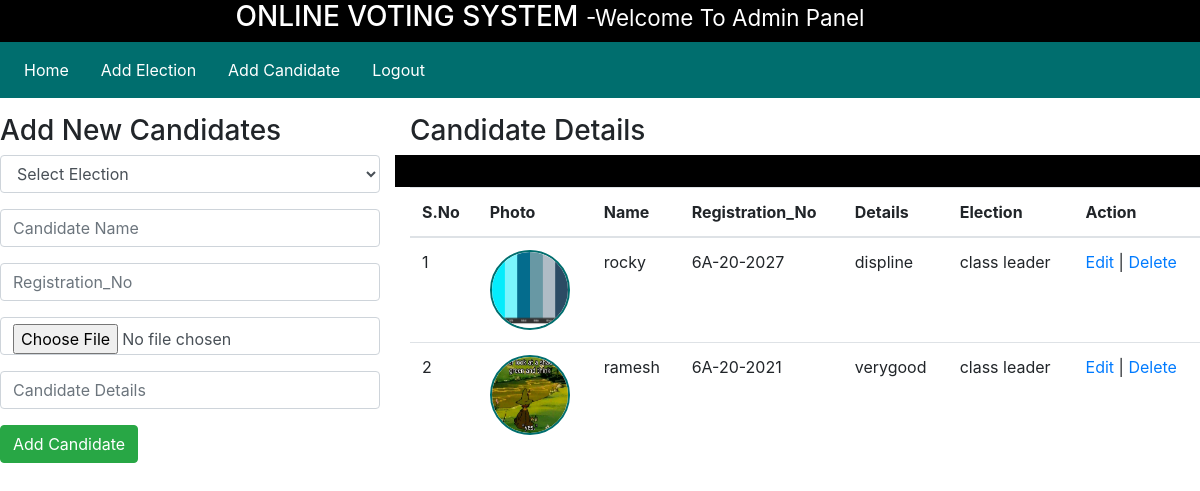
The app's page /admin/adminhome.php?addCandidatePage=1 with its own data.
### tables this page shows
CREATE TABLE `candidate_details` (
  `id` int(11) NOT NULL,
  `election_topic` varchar(225) DEFAULT NULL,
  `candidate_name` varchar(255) DEFAULT NULL,
  `Registration_No` varchar(255) NOT NULL,
  `candidate_details` text DEFAULT NULL,
  `candidate_photo` text DEFAULT NULL
);

### admin/inc/add_candidates.php (the view, shortened to what this page needs)
<div class="row my-3">
    <div class="col-4">
        <h3>Add New Candidates</h3>
        <form method="POST" enctype="multipart/form-data">
            <div class="form-group">
                <select class="form-control" name="election_topic" required>
                    <option value="">Select Election</option>
                </select>
            </div>
            <div class="form-group">
                <input type="text" name="candidate_name" placeholder="Candidate Name" class="form-control" required />
            </div>
            <div class="form-group">
                <input type="text" name="Registration_No" placeholder="Registration_No" class="form-control" required />
            </div>
            <div class="form-group">
                <input type="file" name="candidate_photo" class="form-control" required />
            </div>
            <div class="form-group">
                <input type="text" name="candidate_details" placeholder="Candidate Details" class="form-control"
                    required />
            </div>
            <input type="submit" value="Add Candidate" name="addCandidateBtn" class="btn btn-success" />
        </form>
    </div>
    <?php
      $db = mysqli_connect("localhost", "root", "", "project") or die("Connectivity Failed");
?>
    <div class="col-8">
        <h3>Candidate Details</h3>
        <table class="table">
            <thead>
                <tr>
                    <th scope="col">S.No</th>
                    <th scope="col">Photo</th>
                    <th scope="col">Name</th>
                    <th scope="col">Registration_No</th>
                    <th scope="col">Details</th>
                    <th scope="col">Election</th>
                    <th scope="col">Action </th>
                </tr>
            </thead>
            <tbody>
                <?php
            $query = "SELECT * FROM candidate_details";
            $result = mysqli_query($db, $query);
            if (mysqli_num_rows($result) > 0) {
            $sno = 1;
            while ($row = mysqli_fetch_assoc($result))
            {
                $candidate_photo = $row['candidate_photo'];
                    echo "<tr>";
                    echo "<td>" . $sno++ . "</td>";
                    echo "<td><img src='" . $candidate_photo ."'class=candidate_photo></td>";
                    echo "<td>" . $row['candidate_name'] . "</td>";
                    echo "<td>" . $row['Registration_No'] . "</td>";
                    echo "<td>" . $row['candidate_details'] . "</td>";
                    echo "<td>" . $row['election_topic'] . "</td>";
            echo "<td><a href='/project/admin/inc/edit_candidate.php?id=" .$row['id']. "'>Edit</a> | <a name ='delcandidatebtn' href='/project/admin/inc/delete_candidate.php?id=" .$row['id']. "'>Delete</a></td>";
            echo "</tr>";
                }
            }
            ?>

### assets/css/style.css (style rules this page uses)
.candidate_photo { width: 80px; height: 80px; border: 2px solid #006e6e; border-radius: 100%; }

### records on screen
candidate_details: candidate_photo (picture), candidate_name "rocky", Registration_No "6A-20-2027", candidate_details "displine", election_topic "class leader"
candidate_details: candidate_photo (picture), candidate_name "ramesh", Registration_No "6A-20-2021", candidate_details "verygood", election_topic "class leader"
